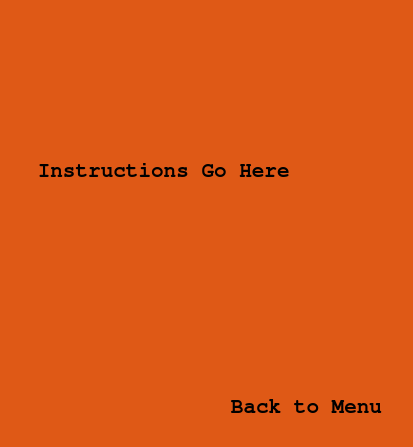
<?xml version="1.0" encoding="UTF-8"?>
<ui version="4.0">
 <class>InstructionWindow</class>
 <widget class="QWidget" name="InstructionWindow">
  <property name="geometry">
   <rect>
    <x>0</x>
    <y>0</y>
    <width>413</width>
    <height>447</height>
   </rect>
  </property>
  <property name="windowTitle">
   <string>Instructions</string>
  </property>
  <property name="styleSheet">
   <string notr="true">background-color: rgb(223, 89, 22);</string>
  </property>
  <widget class="QPushButton" name="btnCloseInstructions">
   <property name="geometry">
    <rect>
     <x>220</x>
     <y>390</y>
     <width>173</width>
     <height>33</height>
    </rect>
   </property>
   <property name="font">
    <font>
     <family>FreeMono</family>
     <pointsize>16</pointsize>
     <weight>75</weight>
     <bold>true</bold>
    </font>
   </property>
   <property name="text">
    <string>Back to Menu</string>
   </property>
   <property name="flat">
    <bool>true</bool>
   </property>
  </widget>
  <widget class="QLabel" name="lblInstructionContent">
   <property name="geometry">
    <rect>
     <x>0</x>
     <y>0</y>
     <width>311</width>
     <height>341</height>
    </rect>
   </property>
   <property name="font">
    <font>
     <family>FreeMono</family>
     <pointsize>16</pointsize>
     <weight>75</weight>
     <bold>true</bold>
    </font>
   </property>
   <property name="text">
    <string>   Instructions Go Here</string>
   </property>
  </widget>
 </widget>
 <resources/>
 <connections/>
</ui>
